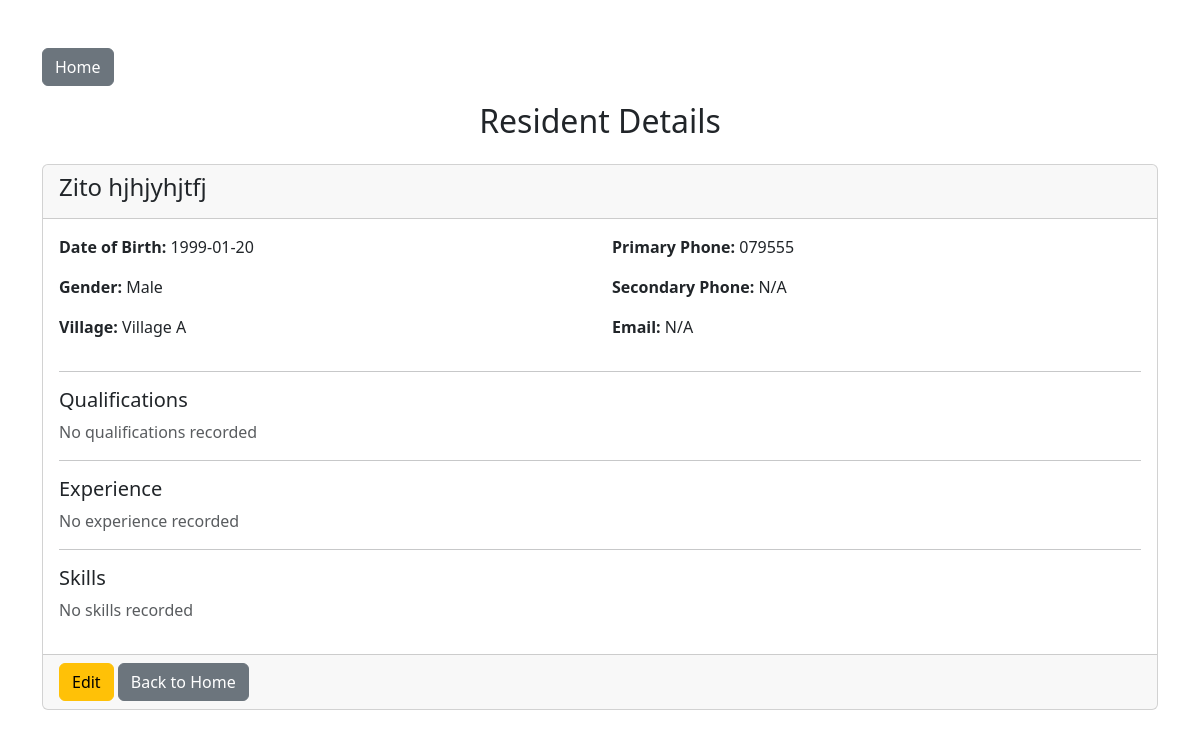
The app's page /view-resident/1 with its own data.
### app/models.py (models this page shows)
class Resident(Base):
    __tablename__ = "residents"
    id = Column(Integer, primary_key=True, index=True)
    first_name = Column(String, nullable=False)
    last_name = Column(String, nullable=False)
    dob = Column(Date, nullable=False)
    gender = Column(String, nullable=False)
    village = Column(String, nullable=False)
    cellphone_no = Column(String, nullable=False)
    cellphone_no2 = Column(String)
    email = Column(String)
    qualifications = relationship("Qualification", back_populates="resident", cascade="all, delete-orphan")
    experiences = relationship("Experience", back_populates="resident", cascade="all, delete-orphan")
    skills = relationship("Skill", back_populates="resident", cascade="all, delete-orphan")

### app/resident_routes.py (the view)
@router.get("/view-resident/{resident_id}", response_class=HTMLResponse)
async def view_resident(request: Request, resident_id: int, db: Session = Depends(get_db)):
    resident = db.query(Resident).filter(Resident.id == resident_id).first()
    if not resident:
        return RedirectResponse(url="/", status_code=303)
    return templates.TemplateResponse(
        "view_resident.html",
        {
            "request": request,
            "resident": resident
        }
    )

### app/templates/view_resident.html (shortened to what this page needs)
<!DOCTYPE html>
<html>
<head>
    <link href="https://cdn.jsdelivr.net/npm/bootstrap@5.3.3/dist/css/bootstrap.min.css" rel="stylesheet">
</head>
<body>
  <div class="container mt-5">
      <a href="/" class="btn btn-secondary mb-3">Home</a>
      <h2 class="mb-4 text-center">Resident Details</h2>
      <div class="card">
          <div class="card-header">
              <h4>{{ resident.first_name }} {{ resident.last_name }}</h4>
          </div>
          <div class="card-body">
              <div class="row">
                  <div class="col-md-6">
                      <p><strong>Date of Birth:</strong> {{ resident.dob }}</p>
                      <p><strong>Gender:</strong> {{ resident.gender }}</p>
                      <p><strong>Village:</strong> {{ resident.village }}</p>
                  </div>
                  <div class="col-md-6">
                      <p><strong>Primary Phone:</strong> {{ resident.cellphone_no }}</p>
                      <p><strong>Secondary Phone:</strong> {{ resident.cellphone_no2 or 'N/A' }}</p>
                      <p><strong>Email:</strong> {{ resident.email or 'N/A' }}</p>
                  </div>
              </div>
              <hr>
              <h5>Qualifications</h5>
              {% if resident.qualifications %}
              <ul class="list-group">
                  {% for qual in resident.qualifications %}
                  <li class="list-group-item">
                      {{ qual.name }} ({{ qual.type }}) - {{ qual.institution }} - {{ qual.year }}
                  </li>
                  {% endfor %}
              </ul>
              {% else %}
              <p class="text-muted">No qualifications recorded</p>
              {% endif %}
              <hr>
              <h5>Experience</h5>
              {% if resident.experiences %}
              <ul class="list-group">
                  {% for exp in resident.experiences %}
                  <li class="list-group-item">
                      {{ exp.position }} at {{ exp.company }} - {{ exp.years }} years
                  </li>
                  {% endfor %}
              </ul>
              {% else %}
              <p class="text-muted">No experience recorded</p>
              {% endif %}
              <hr>
              <h5>Skills</h5>
              {% if resident.skills %}
              <ul class="list-group">
                  {% for skill in resident.skills %}
                  <li class="list-group-item">{{ skill.name }}</li>
                  {% endfor %}
              </ul>
              {% else %}
              <p class="text-muted">No skills recorded</p>
              {% endif %}
          </div>
          <div class="card-footer">
              <a href="/edit-resident/{{ resident.id }}" class="btn btn-warning">Edit</a>
              <a href="/" class="btn btn-secondary">Back to Home</a>
          </div>
      </div>
  </div>
</body>
</html>

### records on screen
Resident: first_name "Zito", last_name "hjhjyhjtfj", dob "1999-01-20", gender "Male", village "Village A", cellphone_no "079555", cellphone_no2 "N/A", email "N/A"
